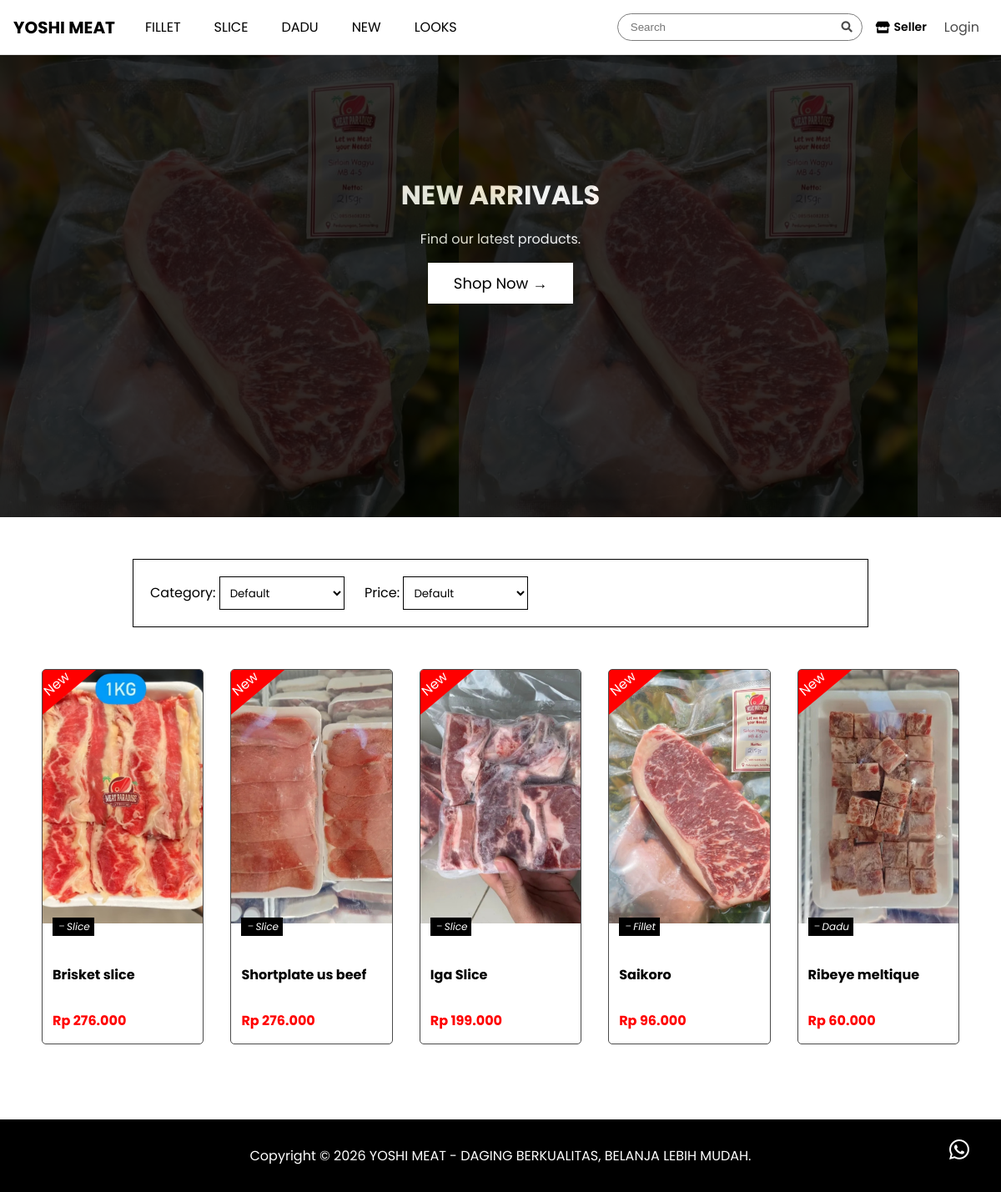
Page /new.php on the committed database.
### tables this page shows
CREATE TABLE `produk` (
  `id` int(11) NOT NULL,
  `nama` varchar(150) NOT NULL,
  `kategori` varchar(50) NOT NULL,
  `harga` decimal(10,2) NOT NULL,
  `deskripsi` varchar(1000) NOT NULL,
  `stok` int(11) NOT NULL,
  `gambar` varchar(255) NOT NULL,
  `waktutambah` timestamp NOT NULL DEFAULT current_timestamp() ON UPDATE current_timestamp()
);

### new.php (the view, shortened to what this page needs)
<?php
include 'config.php';
$category = isset($_GET['category']) ? $_GET['category'] : '';
$price = isset($_GET['price']) ? $_GET['price'] : '';
$sql = "SELECT * FROM produk";
if ($price == 'low') {
    $sql .= " ORDER BY harga ASC";
} elseif ($price == 'high') {
    $sql .= " ORDER BY harga DESC";
} else {
    $sql .= " ORDER BY waktutambah DESC";
}
$sql .= " LIMIT 15";
$result = mysqli_query($conn, $sql);
$rows = [];
while ($row = mysqli_fetch_assoc($result)) {
    $rows[] = $row;
}
?>
<!DOCTYPE html>
<html lang="en">
<head>
    <link rel="stylesheet" href="https://cdn.jsdelivr.net/npm/bootstrap-icons@1.10.5/font/bootstrap-icons.css">
    <link href="https://cdnjs.cloudflare.com/ajax/libs/font-awesome/5.15.3/css/all.min.css" rel="stylesheet" />
    <link rel="stylesheet" href="style/viewall.css">
    <link rel="stylesheet" href="style/header.css">
</head>
<body>
    <?php include 'header.php' ?>
    <main>
        <section id="hero">
            <h2 style="font-size: 2rem; margin-top: 150px; margin-bottom: 0.1em;">NEW ARRIVALS </h2>
            <p>Find our latest products.</p>
            <a href="#product" class="btn">Shop Now →</a>
        </section>
        <section id="product">
            <div class="filter-container">
                <form id="filterForm">
                    <label for="order">Category:</label>
                    <select name="order" class="btn-filter" id="category" onchange="applyFilter()">
                        <option value="" <?= ($category == '') ? 'selected' : '' ?>>Default</option>
                    </select>
                    <label for="price">Price:</label>
                    <select name="price" id="price" class="btn-filter" onchange="applyFilter()">
                        <option value="" <?= ($price == '') ? 'selected' : '' ?>>Default</option>
                    </select>
                </form>
            </div>
            <div class="grid">
                <?php foreach ($rows as $r) { ?>
                    <a href="viewproduk.php?id=<?= $r['id'] ?>" class="grid-link">
                        <div class="grid-item">
                            <span class="new-badge">New</span>
                            <img alt="Product" src="uploads/<?= $r['gambar'] ?>" />
                            <p><span class="kategori"><i class="bi bi-dash"></i><?= $r['kategori']; ?></span></p>
                            <h2><?php $words = explode(" ", $r['nama']);
                                $short_desc = count($words) > 6 ? implode(" ", array_slice($words, 0, 6)) . "..." : $r['nama'];
                                echo $short_desc; ?></h2>
                            <p class="rp"><?= "Rp " . number_format($r['harga'], 0, ',', '.'); ?></p>
                        </div>
                    </a>
                <?php } ?>
            </div>
        </section>
        <div class="wa">
            <a href="https://wa.me/6285602014253" target="_blank"><i class="bi bi-whatsapp"></i></a>
        </div>
    </main>
    <footer>
        <p>Copyright &copy; 2026 YOSHI MEAT - DAGING BERKUALITAS, BELANJA LEBIH MUDAH.</p>
    </footer>
</body>
</html>

### style/viewall.css (style rules this page uses)
body { font-family: Poppins, sans-serif; margin: 0; padding: 0; }
#hero { margin-top: 60px; height: 70vh; position: relative; background-color: #000; padding: 0px 0px; color: white; text-align: center; overflow: hidden; margin-bottom: 50px; }
.btn { background-color: #ffffff; color: rgb(0, 0, 0); padding: 10px 30px; text-decoration: none; font-size: 18px; display: inline-block; border: 1px solid white; transition: 0.3s; position: relative; z-index: 2; }
#product { width: 100%; display: flex; flex-wrap: wrap; justify-content: center; scroll-margin-top: 110px; }
footer { background-color: #000; color: white; padding: 15px 0; margin-top: 40px; text-align: center; }
.grid { display: grid; grid-template-columns: 1fr; gap: 32px; margin: 50px;; }
.grid-link { text-decoration: none; color: #000; }
@media (min-width: 1024px) { .grid { grid-template-columns: repeat(5, 2fr); } }
.grid-item img { width: 100%; height: 19rem; object-fit: cover; }
.grid-item h2 { font-size: 1rem; font-weight: bold; margin: 12px; margin-top: -20px; }
.rp { color: red; margin-bottom: 8px; margin: 0px 12px 15px 12px; font-weight: bold; }
.kategori { font-style: italic; position: absolute; padding: 2px 5px; background-color: rgb(0, 0, 0); color: white; margin: -2.6rem 12px 0px 12px; font-size: 12px; }

### new.php (style rules this page uses)
.new-badge { z-index: 2; rotate: -40deg; padding: 20px 30px 5px 30px; background-color: red; color: white; position: absolute; margin-left: -35px; margin-top: -14px; }
.grid-item { position: relative; overflow: hidden; }

### rows in the picture
produk: gambar (picture), kategori "Slice", nama "Brisket slice", harga "276.000"
produk: gambar (picture), kategori "Slice", nama "Shortplate us beef", harga "276.000"
produk: gambar (picture), kategori "Slice", nama "Iga Slice", harga "199.000"
produk: gambar (picture), kategori "Fillet", nama "Saikoro", harga "96.000"
produk: gambar (picture), kategori "Dadu", nama "Ribeye meltique", harga "60.000"
